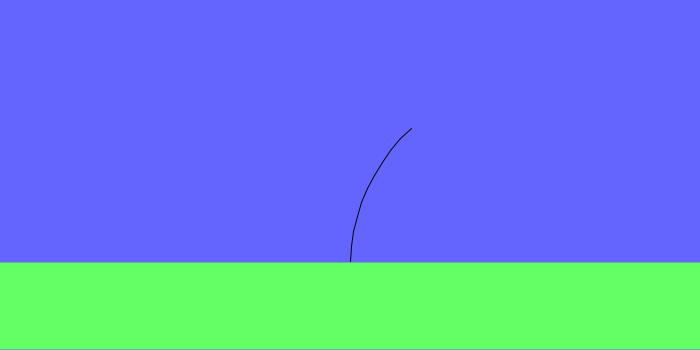
Frame 1 (no input)
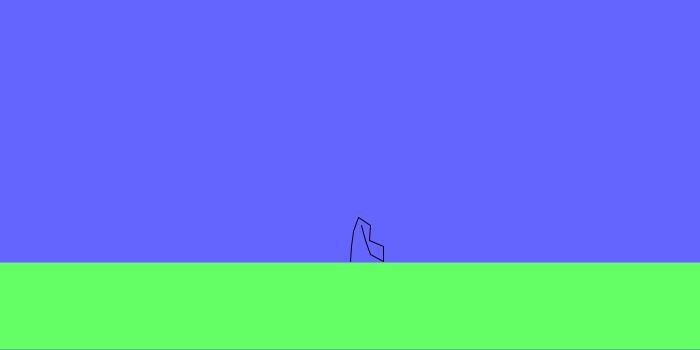
Frame 60 (the mouse pressed at the canvas centre just before this capture)
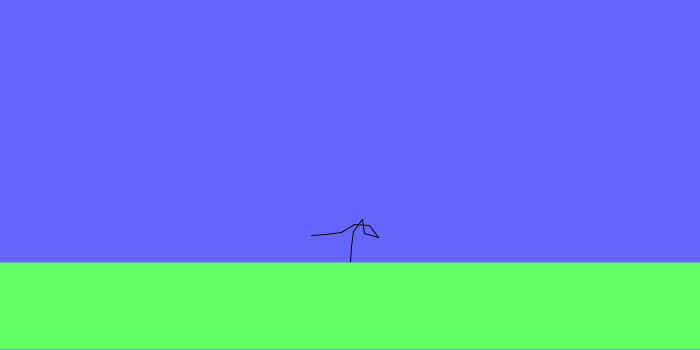
Frame 120 (the mouse held since frame 60 and released just before this capture)

The Processing sketch that drew these frames (run headless with seeded random() and noise(); from frame 60 on, the mouse is pressed at the canvas centre):

// Processing sketch: topic_6_1
// ── topic_6_1.pde
//Felipe Ramires & Hans Nielen
//Topic 6 Mass-spring-damper system
//assignment 6.1
MassDamper Flower;

void setup(){
  size(700,350);
  Flower =  new MassDamper(width, height);
}

void draw(){
  background(100,100,255);
  fill(100,255,100);
  noStroke();
  rect(0, height*0.75, width, height/4);
  Flower.render();
  Flower.update();
}

// ── Flower.pde
class Flower {

  float pos;
  float size;

  Flower() {
    pos = 0;
    size = 50;
  }


  void RenderFlower() {
    fill(150, 172, 192);
    ellipse(pos, pos, size, size);
  }
}

// ── MassDamper.pde
class MassDamper {
  Segment [] segments;
  int amount = 10;
  PVector startpos;
  MassDamper(int widt, int heigt){
    startpos = new PVector(widt/2, heigt/4*3);
    segments = new Segment [amount];
    for(int i = 0; i <amount; i++){
      segments[i] = new Segment();
    }
  }
  
  void update(){
    for(int i = 1; i<amount-1; i++){
      segments[i].update(segments[i-1].velocity, segments[i+1].force);
    }
  }
  
  void render(){
    pushMatrix();
    translate(startpos.x, startpos.y);
    for(int i = 0; i<amount; i++){
      segments[i].render();
    }
    popMatrix();
  }
  
}

// ── Segment.pde
class Segment{
 float lengt;
 float force,velocity,angle;
 float spring, damper, mass;
  Segment(){
    lengt = 15;
    force = 10;
    velocity = 0;
    angle = PI/40;
    spring = 0.3;
    damper = 0.1;
    mass = 2;
    
  }
  
  void update(float otherVelo, float otherForce){
    force = force*.8;
    velocity += otherVelo + force/mass;
    angle+=(velocity/360000);
  }
  
  void render(){
    stroke(5);
    rotate(angle);    
    line(0,0,0,-lengt);
    translate(0,-lengt);    
  }
}
